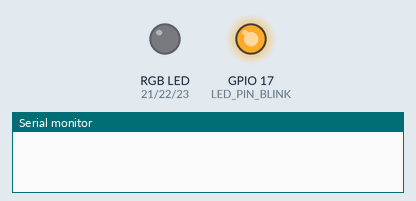
Recording of a program running on a simulated ESP32. Parts: an RGB LED mixed from three pins (HIGH = lit), output pins drawn as LEDs (lit = HIGH), the last lines printed to the serial monitor.

Above: at 0.2 s.
At 1.7 s:
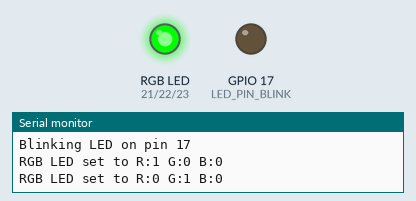
At 2.7 s:
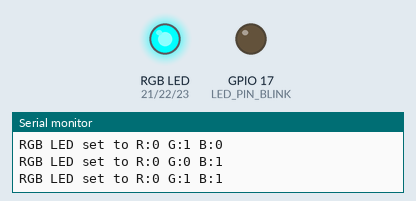
At 3.7 s:
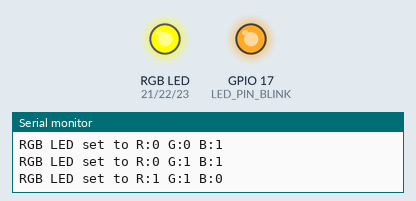
At 5.7 s:
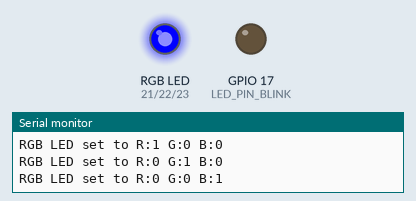
At 7.7 s:
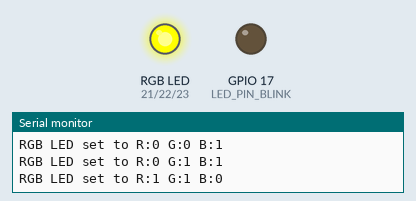
Timing chart, 0 to 8.1 s (numbered marks = the images above):
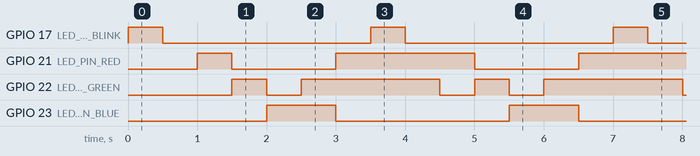

Measured:
- by itself, GPIO 17 (LED_PIN_BLINK): alternates HIGH for 0.50 s and LOW for 3.0 s
- by itself, GPIO 21 (LED_PIN_RED): repeats every 3.5 s: LOW 1.5 s, HIGH 2.0 s
- by itself, GPIO 22 (LED_PIN_GREEN): repeats every 3.5 s: LOW 0.50 s, HIGH 2.0 s, LOW 0.50 s, HIGH 0.50 s
- by itself, GPIO 23 (LED_PIN_BLUE): alternates HIGH for 1.0 s and LOW for 2.5 s

The program:

main.cpp
```cpp
#include "main.h"

/***********************************************************************************/
// Function: setup
// Description: This function runs once when the microcontroller is powered on or reset.
// It initializes the serial communication, sets the pin modes for the LED pins, and ensures that
// all LEDs are turned off initially.
/***********************************************************************************/
void setup()
{
 Serial.begin(115200); // Initialize serial communication at 115200 baud rate

 pinMode(LED_PIN_BLINK, OUTPUT); // Define the LED pin as an output

 pinMode(LED_PIN_RED, OUTPUT); // Define the RED LED pin as an output
 pinMode(LED_PIN_GREEN, OUTPUT); // Define the GREEN LED pin as an output
 pinMode(LED_PIN_BLUE, OUTPUT); // Define the BLUE LED pin as an output

 digitalWrite(LED_PIN_BLINK, LOW); // Ensure the LED is off initially

 digitalWrite(LED_PIN_RED, LOW); // Ensure the RED LED is off initially
 digitalWrite(LED_PIN_GREEN, LOW); // Ensure the GREEN LED is off initially
 digitalWrite(LED_PIN_BLUE, LOW); // Ensure the BLUE LED is off initially

}
/***********************************************************************************/
// Function: loop
// Description: This function runs repeatedly after the setup() function.
// It calls the blink_led function and sets the RGB LED to RED, GREEN, and BLUE colors with a delay of 500 milliseconds between each color change.
/***********************************************************************************/
void loop()
{
 blink_led(); // Call the blink_led function

 rgb_led(HIGH, LOW, LOW); // Set the RGB LED to RED
 delay(500); // Wait for 1 second

 rgb_led(LOW, HIGH, LOW); // Set the RGB LED to GREEN
 delay(500); // Wait for 1 second

 rgb_led(LOW, LOW, HIGH); // Set the RGB LED to BLUE
 delay(500); // Wait for 1 second

 rgb_led(LOW, HIGH, HIGH); // Set the RGB LED to BLUE
 delay(500); // Wait for 1 second

 rgb_led(HIGH, HIGH, LOW); // Set the RGB LED to BLUE
 delay(500); // Wait for 1 second
}

/***********************************************************************************/
// Function: blink_led
// Description: This function blinks the LED connected to the defined pin.
// It turns the LED on for 500 milliseconds, then turns it off for 500 milliseconds.
// It also prints the LED pin number to the serial monitor.
/***********************************************************************************/
int blink_led(void)
{
 // Blink the LED on and off with a delay
 digitalWrite(LED_PIN_BLINK, HIGH); // Turn the LED on
 delay(500); // Wait for 500 milliseconds
 digitalWrite(LED_PIN_BLINK, LOW); // Turn the LED off
 delay(500); // Wait for 500 milliseconds

 Serial.println("Blinking LED on pin " + String(LED_PIN_BLINK)); // Print the LED pin number to the serial monitor
 Serial.flush(); // Ensure the message is sent immediately

 return 0; // Return success
}

/***********************************************************************************/
// Function: rgb_led
// Description: This function sets the color of an RGB LED based on the provided red, green
// and blue values. Each value should be either HIGH (1) or LOW (0).
/***********************************************************************************/
int rgb_led(int red, int green, int blue)
{
 // Set the RGB LED color based on the provided values
 digitalWrite(LED_PIN_RED, red); // Set the RED LED pin
 digitalWrite(LED_PIN_GREEN, green); // Set the GREEN LED pin
 digitalWrite(LED_PIN_BLUE, blue); // Set the BLUE LED pin

 Serial.println("RGB LED set to R:" + String(red) + " G:" + String(green) + " B:" + String(blue)); // Print the RGB values to the serial monitor
 Serial.flush(); // Ensure the message is sent immediately

 return 0; // Return success
}
```

main.h
```cpp
#include <Arduino.h>

// put function declarations here:
int blink_led(void);
int rgb_led(int red, int green, int blue);

#define LED_PIN_BLINK (17) // Define the pin number for the LED

#define LED_PIN_RED (21) // Define the pin number for the LED
#define LED_PIN_GREEN (22) // Define the pin number for the LED
#define LED_PIN_BLUE (23) // Define the pin number for the LED
```
